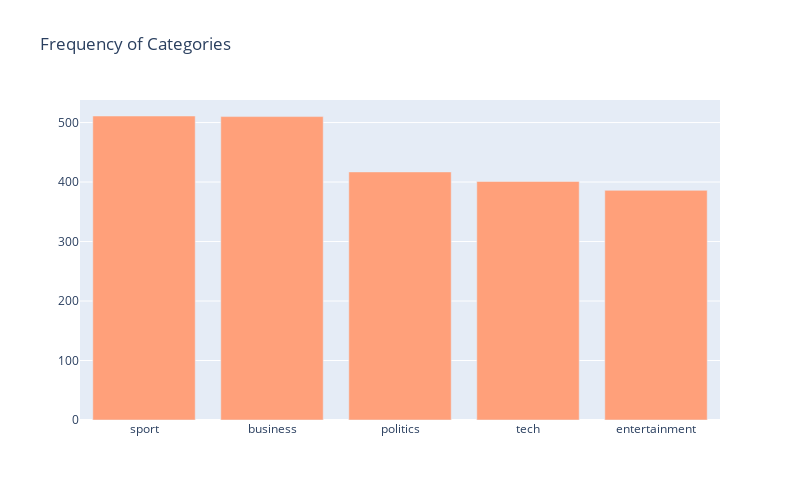

The notebook cell saved with this chart:
### Code cell
fig = go.Figure()
fig.add_trace(go.Bar(x = data.category.value_counts().index,
             y = data.category.value_counts(),
             marker_color='lightsalmon'))
fig.update_layout(width=800, height = 500, title = "Frequency of Categories")
fig.show()

### Figure 1 — Plotly figure (JSON) as saved in the notebook; plotly's stock layout.template omitted (floating-point values rounded to 4 significant figures)
{"data": [{"marker": {"color": "lightsalmon"}, "type": "bar", "x": ["sport", "business", "politics", "tech", "entertainment"], "y": [511, 510, 417, 401, 386]}], "layout": {"height": 500, "title": {"text": "Frequency of Categories"}, "width": 800, "xaxis": {"autorange": true, "range": [-0.5, 4.5], "type": "category"}, "yaxis": {"autorange": true, "range": [0, 537.9], "type": "linear"}}}
